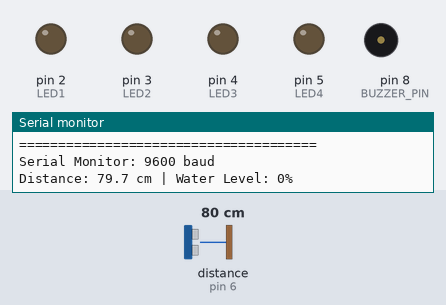
The sketch below on a simulated Arduino Uno, built with avr-gcc and run on an emulated ATmega328P. Parts: output pins drawn as LEDs (lit = HIGH), buzzer (waves = sounding, pin HIGH), the last lines printed to the serial monitor. Wiring (inferred from the names in the program): ultrasonic range finder: trigger pin 7; echo pin 6. Inputs (shaded band) come from the test bench; at power-on: distance to the obstacle (sensor on pin 6) 80 cm. The echo pulse lasts 58.3 µs per cm; pins used as bus, display or sensor lines are not drawn.

Above: at 1.2 s.
1.3 s: distance to the obstacle (sensor on pin 6) set to 13 cm
3.2 s: distance to the obstacle (sensor on pin 6) set to 10 cm
At 4.8 s:
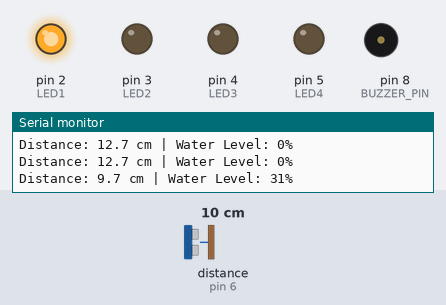
5.5 s: distance to the obstacle (sensor on pin 6) set to 2 cm
At 6.3 s:
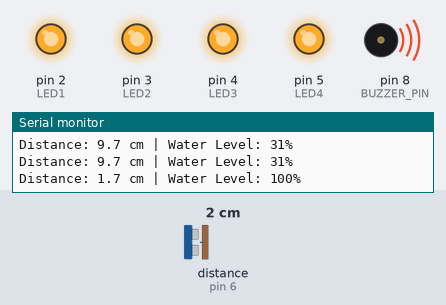
7.5 s: distance to the obstacle (sensor on pin 6) set to 9 cm
At 9.1 s:
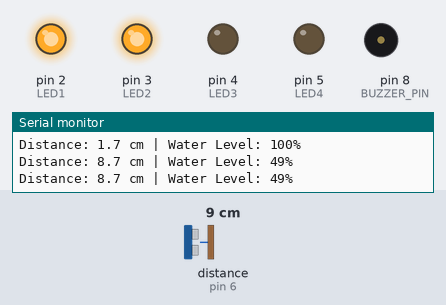
9.5 s: distance to the obstacle (sensor on pin 6) set to 4 cm
At 10.5 s:
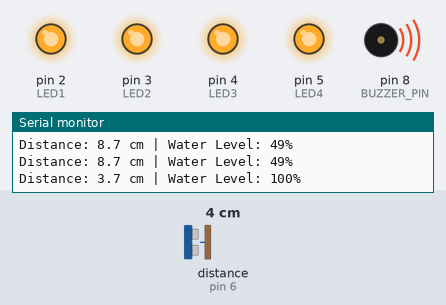
11.5 s: distance to the obstacle (sensor on pin 6) set to 18 cm
At 13.3 s:
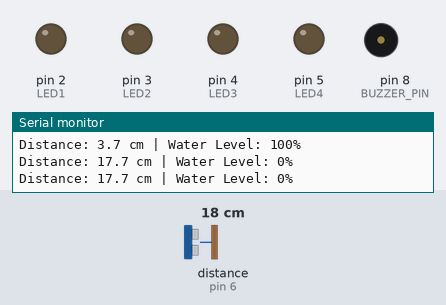
Timing chart, 0 to 14.5 s (numbered marks = the images above; inputs shaded):
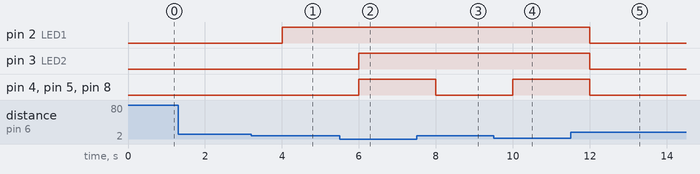

Measured:
- the behaviour switches between 12 and 11 cm on distance to the obstacle (sensor on pin 6) (found by bisection; images 0 and 1)
- after the input at 3.2 s, pin 2 (LED1): LOW → HIGH after 0.80 s
- after the input at 5.5 s, pin 3 (LED2), pin 4 (LED3), pin 5 (LED4), pin 8 (BUZZER_PIN): LOW → HIGH after 0.50 s
- after the input at 7.5 s, pin 4 (LED3), pin 5 (LED4), pin 8 (BUZZER_PIN): HIGH → LOW after 0.50 s
- after the input at 9.5 s, pin 4 (LED3), pin 5 (LED4), pin 8 (BUZZER_PIN): LOW → HIGH after 0.50 s
- after the input at 11.5 s, pin 2 (LED1), pin 3 (LED2), pin 4 (LED3), pin 5 (LED4), pin 8 (BUZZER_PIN): HIGH → LOW after 0.50 s

The sketch:

water_level_monitor.ino
```cpp
// ============================================================
// Arduino-Based Smart Water Level Monitoring System
// Board: Arduino UNO
// Sensor: HC-SR04 Ultrasonic Sensor
// Indicators: 4 LEDs + Active Buzzer
// ============================================================

// HC-SR04
const int TRIG_PIN = 7;
const int ECHO_PIN = 6;

// LEDs
const int LED1 = 2;  // 10%
const int LED2 = 3;  // 40%
const int LED3 = 4;  // 80%
const int LED4 = 5;  // 100% (red LED)

// Active buzzer
const int BUZZER_PIN = 8;

// Calibration distances (cm)
const float EMPTY_DISTANCE = 11.4;  // 0%
const float FULL_DISTANCE  = 5.88;  // 100%

const unsigned long READ_INTERVAL_MS = 1000;
unsigned long lastReadTime = 0;

float getDistanceCm() {
  digitalWrite(TRIG_PIN, LOW);
  delayMicroseconds(2);

  digitalWrite(TRIG_PIN, HIGH);
  delayMicroseconds(10);
  digitalWrite(TRIG_PIN, LOW);

  // Timeout avoids waiting indefinitely for an echo.
  unsigned long duration = pulseIn(ECHO_PIN, HIGH, 30000);

  // No echo: use the calibrated empty-tank distance.
  if (duration == 0) {
    return EMPTY_DISTANCE;
  }

  return (duration * 0.0343f) / 2.0f;
}

int calculateWaterLevelPercent(float distanceCm) {
  float percentage =
    ((EMPTY_DISTANCE - distanceCm) /
     (EMPTY_DISTANCE - FULL_DISTANCE)) * 100.0f;

  percentage = constrain(percentage, 0.0f, 100.0f);
  return (int)(percentage + 0.5f); // Rounded to nearest integer
}

void updateIndicators(int waterLevel) {
  digitalWrite(LED1, waterLevel >= 10 ? HIGH : LOW);
  digitalWrite(LED2, waterLevel >= 40 ? HIGH : LOW);
  digitalWrite(LED3, waterLevel >= 80 ? HIGH : LOW);

  if (waterLevel >= 100) {
    digitalWrite(LED4, HIGH);
    digitalWrite(BUZZER_PIN, HIGH);  // Continuous alarm
  } else {
    digitalWrite(LED4, LOW);
    digitalWrite(BUZZER_PIN, LOW);
  }
}

void setup() {
  Serial.begin(9600);

  pinMode(TRIG_PIN, OUTPUT);
  pinMode(ECHO_PIN, INPUT);

  pinMode(LED1, OUTPUT);
  pinMode(LED2, OUTPUT);
  pinMode(LED3, OUTPUT);
  pinMode(LED4, OUTPUT);

  pinMode(BUZZER_PIN, OUTPUT);

  digitalWrite(TRIG_PIN, LOW);
  digitalWrite(BUZZER_PIN, LOW);

  Serial.println(F("======================================"));
  Serial.println(F(" SMART WATER LEVEL MONITORING SYSTEM"));
  Serial.println(F("======================================"));
  Serial.println(F("Serial Monitor: 9600 baud"));
}

void loop() {
  unsigned long now = millis();

  if (now - lastReadTime >= READ_INTERVAL_MS) {
    lastReadTime = now;

    float distanceCm = getDistanceCm();
    int waterLevel = calculateWaterLevelPercent(distanceCm);

    updateIndicators(waterLevel);

    Serial.print(F("Distance: "));
    Serial.print(distanceCm, 1);
    Serial.print(F(" cm | Water Level: "));
    Serial.print(waterLevel);
    Serial.println(F("%"));
  }
}
```
